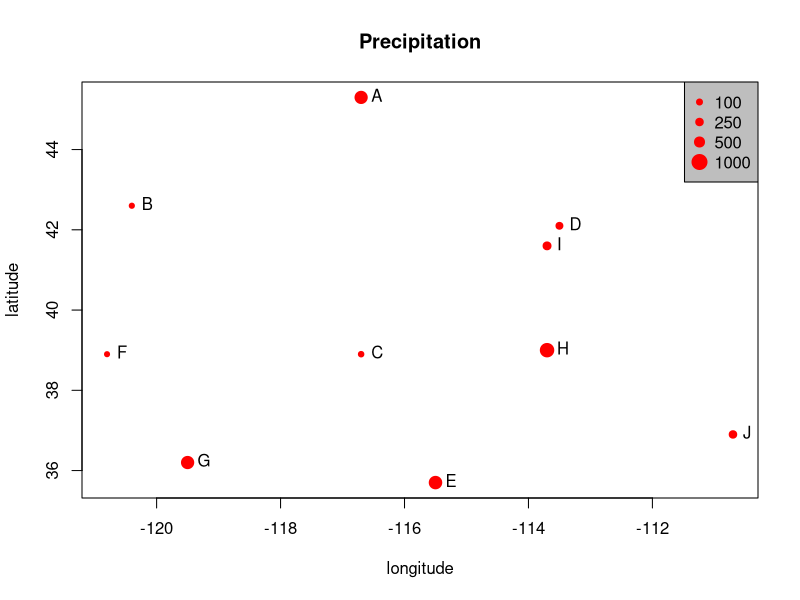
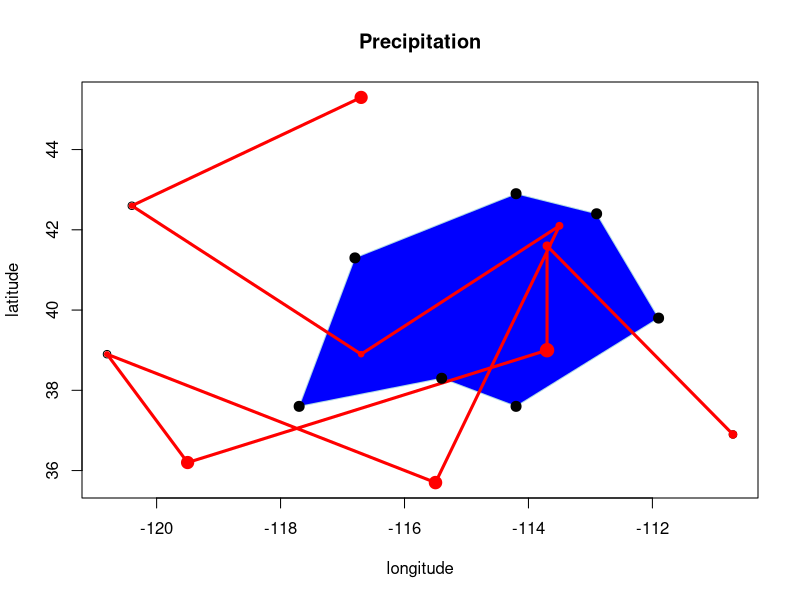
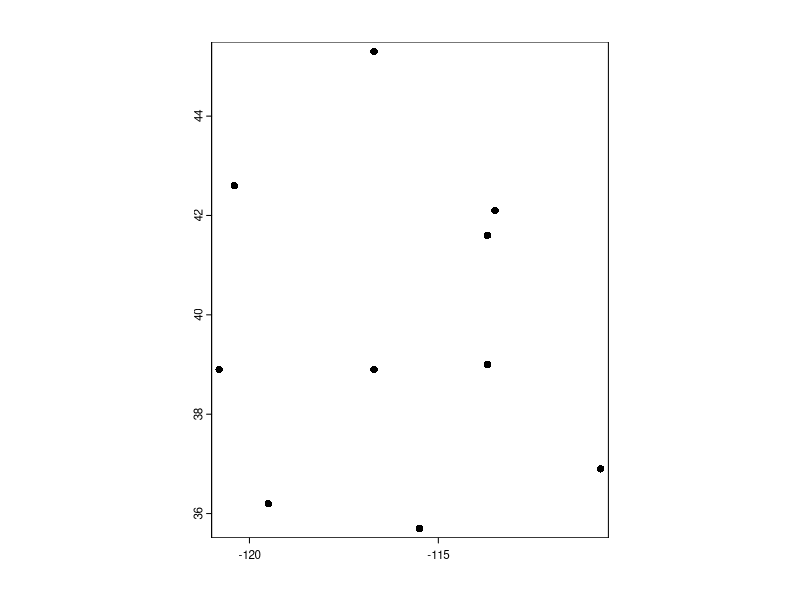

These charts were generated, in order, by the following R code:
## ---- chunk 1
name <- LETTERS[1:10]
longitude <- c(-116.7, -120.4, -116.7, -113.5, -115.5,
               -120.8, -119.5, -113.7, -113.7, -110.7)
latitude <- c(45.3, 42.6, 38.9, 42.1, 35.7, 38.9,
              36.2, 39, 41.6, 36.9)
stations <- cbind(longitude, latitude) # bind by columns
## ---- chunk 2
set.seed(0)
precip <- round((runif(length(latitude))*10)^3)
## ---- chunk 3
psize <- 1 + precip/500
plot(stations, cex=psize, pch=20, col='red', main='Precipitation')
# add names to plot
text(stations, name, pos=4)
# add a legend
breaks <- c(100, 250, 500, 1000)
legend.psize <- 1+breaks/500
legend("topright", legend=breaks, pch=20, pt.cex=legend.psize, col='red', bg='gray')
## ---- chunk 4
lon <- c(-116.8, -114.2, -112.9, -111.9, -114.2, -115.4, -117.7)
lat <- c(41.3, 42.9, 42.4, 39.8, 37.6, 38.3, 37.6)
x <- cbind(lon, lat)
plot(stations, main='Precipitation')
polygon(x, col='blue', border='light blue')
lines(stations, lwd=3, col='red')
points(x, cex=2, pch=20)
points(stations, cex=psize, pch=20, col='red', main='Precipitation')
## ---- chunk 5
wst <- data.frame(longitude, latitude, name, precip)
wst
##    longitude latitude name precip
## 1     -116.7     45.3    A    721
## 2     -120.4     42.6    B     19
## 3     -116.7     38.9    C     52
## 4     -113.5     42.1    D    188
## 5     -115.5     35.7    E    749
## 6     -120.8     38.9    F      8
## 7     -119.5     36.2    G    725
## 8     -113.7     39.0    H    843
## 9     -113.7     41.6    I    289
## 10    -110.7     36.9    J    249
## ---- chunk 6
library(terra)
longitude <- c(-116.7, -120.4, -116.7, -113.5, -115.5, -120.8, -119.5, -113.7, -113.7, -110.7)
latitude <- c(45.3, 42.6, 38.9, 42.1, 35.7, 38.9, 36.2, 39, 41.6, 36.9)

lonlat <- cbind(longitude, latitude) # join coordinates

pts <- vect(lonlat) # create point SpatVector

class(pts) # check its class

plot(pts) # plot it

geom(pts)
## ---- chunk 7
crdref <- "+proj=longlat +datum=WGS84"
pts <- vect(lonlat, crs=crdref)
pts
## ---- chunk 8
crs(pts)
## ---- chunk 9
# Generate random precipitation values, same quantity as points
precipvalue <- runif(nrow(lonlat), min=0, max=100)
df <- data.frame(ID=1:nrow(lonlat), precip=precipvalue)
## ---- chunk 10
ptv <- vect(lonlat, atts=df, crs=crdref)
ptv
